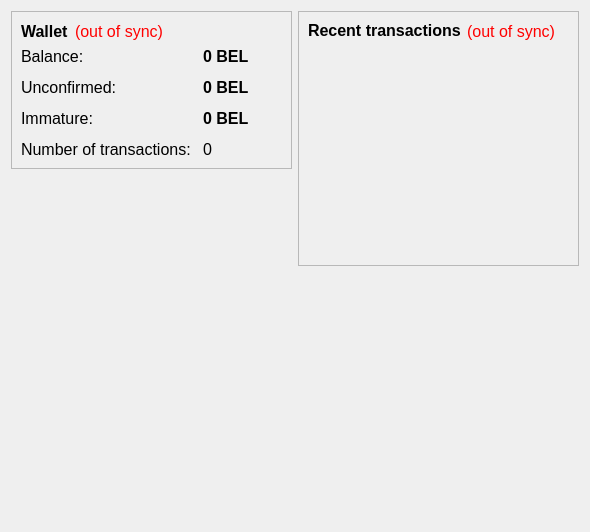
<?xml version="1.0" encoding="UTF-8"?>
<ui version="4.0">
 <class>OverviewPage</class>
 <widget class="QWidget" name="OverviewPage">
  <property name="geometry">
   <rect>
    <x>0</x>
    <y>0</y>
    <width>590</width>
    <height>532</height>
   </rect>
  </property>
  <property name="windowTitle">
   <string>Form</string>
  </property>
  <layout class="QHBoxLayout" name="horizontalLayout" stretch="1,1">
   <item>
    <layout class="QVBoxLayout" name="verticalLayout_2">
     <item>
      <widget class="QFrame" name="frame">
       <property name="font">
        <font>
         <pointsize>12</pointsize>
        </font>
       </property>
       <property name="frameShape">
        <enum>QFrame::StyledPanel</enum>
       </property>
       <property name="frameShadow">
        <enum>QFrame::Raised</enum>
       </property>
       <layout class="QVBoxLayout" name="verticalLayout_4">
        <item>
         <layout class="QHBoxLayout" name="horizontalLayout_4">
          <item>
           <widget class="QLabel" name="label_5">
            <property name="font">
             <font>
              <pointsize>12</pointsize>
              <weight>75</weight>
              <bold>true</bold>
             </font>
            </property>
            <property name="text">
             <string>Wallet</string>
            </property>
           </widget>
          </item>
          <item>
           <widget class="QLabel" name="labelWalletStatus">
            <property name="font">
             <font>
              <pointsize>12</pointsize>
             </font>
            </property>
            <property name="toolTip">
             <string>The displayed information may be out of date. Your wallet automatically synchronizes with the CorgiCoin network after a connection is established, but this process has not completed yet.</string>
            </property>
            <property name="styleSheet">
             <string notr="true">QLabel { color: red; }</string>
            </property>
            <property name="text">
             <string notr="true">(out of sync)</string>
            </property>
            <property name="alignment">
             <set>Qt::AlignLeading|Qt::AlignLeft|Qt::AlignVCenter</set>
            </property>
           </widget>
          </item>
          <item>
           <spacer name="horizontalSpacer_2">
            <property name="orientation">
             <enum>Qt::Horizontal</enum>
            </property>
            <property name="sizeHint" stdset="0">
             <size>
              <width>40</width>
              <height>20</height>
             </size>
            </property>
           </spacer>
          </item>
         </layout>
        </item>
        <item>
         <layout class="QFormLayout" name="formLayout_2">
          <property name="fieldGrowthPolicy">
           <enum>QFormLayout::AllNonFixedFieldsGrow</enum>
          </property>
          <property name="horizontalSpacing">
           <number>12</number>
          </property>
          <property name="verticalSpacing">
           <number>12</number>
          </property>
          <item row="0" column="0">
           <widget class="QLabel" name="label">
            <property name="font">
             <font>
              <pointsize>12</pointsize>
             </font>
            </property>
            <property name="text">
             <string>Balance:</string>
            </property>
           </widget>
          </item>
          <item row="0" column="1">
           <widget class="QLabel" name="labelBalance">
            <property name="font">
             <font>
              <pointsize>12</pointsize>
              <weight>75</weight>
              <bold>true</bold>
             </font>
            </property>
            <property name="cursor">
             <cursorShape>IBeamCursor</cursorShape>
            </property>
            <property name="toolTip">
             <string>Your current balance</string>
            </property>
            <property name="text">
             <string notr="true">0 BEL</string>
            </property>
            <property name="textInteractionFlags">
             <set>Qt::LinksAccessibleByMouse|Qt::TextSelectableByKeyboard|Qt::TextSelectableByMouse</set>
            </property>
           </widget>
          </item>
          <item row="1" column="0">
           <widget class="QLabel" name="label_3">
            <property name="font">
             <font>
              <pointsize>12</pointsize>
             </font>
            </property>
            <property name="text">
             <string>Unconfirmed:</string>
            </property>
           </widget>
          </item>
          <item row="1" column="1">
           <widget class="QLabel" name="labelUnconfirmed">
            <property name="font">
             <font>
              <pointsize>12</pointsize>
              <weight>75</weight>
              <bold>true</bold>
             </font>
            </property>
            <property name="cursor">
             <cursorShape>IBeamCursor</cursorShape>
            </property>
            <property name="toolTip">
             <string>Total of transactions that have yet to be confirmed, and do not yet count toward the current balance</string>
            </property>
            <property name="text">
             <string notr="true">0 BEL</string>
            </property>
            <property name="textInteractionFlags">
             <set>Qt::LinksAccessibleByMouse|Qt::TextSelectableByKeyboard|Qt::TextSelectableByMouse</set>
            </property>
           </widget>
          </item>
          <item row="3" column="0">
           <widget class="QLabel" name="label_2">
            <property name="font">
             <font>
              <pointsize>12</pointsize>
             </font>
            </property>
            <property name="text">
             <string>Number of transactions:</string>
            </property>
           </widget>
          </item>
          <item row="3" column="1">
           <widget class="QLabel" name="labelNumTransactions">
            <property name="font">
             <font>
              <pointsize>12</pointsize>
             </font>
            </property>
            <property name="toolTip">
             <string>Total number of transactions in wallet</string>
            </property>
            <property name="text">
             <string notr="true">0</string>
            </property>
           </widget>
          </item>
          <item row="2" column="0">
           <widget class="QLabel" name="labelImmatureText">
            <property name="font">
             <font>
              <pointsize>12</pointsize>
             </font>
            </property>
            <property name="text">
             <string>Immature:</string>
            </property>
           </widget>
          </item>
          <item row="2" column="1">
           <widget class="QLabel" name="labelImmature">
            <property name="font">
             <font>
              <pointsize>12</pointsize>
              <weight>75</weight>
              <bold>true</bold>
             </font>
            </property>
            <property name="toolTip">
             <string>Mined balance that has not yet matured</string>
            </property>
            <property name="text">
             <string notr="true">0 BEL</string>
            </property>
            <property name="textInteractionFlags">
             <set>Qt::LinksAccessibleByMouse|Qt::TextSelectableByKeyboard|Qt::TextSelectableByMouse</set>
            </property>
           </widget>
          </item>
         </layout>
        </item>
       </layout>
      </widget>
     </item>
     <item>
      <spacer name="verticalSpacer">
       <property name="orientation">
        <enum>Qt::Vertical</enum>
       </property>
       <property name="sizeHint" stdset="0">
        <size>
         <width>20</width>
         <height>40</height>
        </size>
       </property>
      </spacer>
     </item>
     <item>
      <widget class="QLabel" name="label_wallet_bgcoin">
       <property name="text">
        <string/>
       </property>
       <property name="pixmap">
        <pixmap resource="../bitcoin.qrc">:/images/wallet_bgcoin</pixmap>
       </property>
       <property name="scaledContents">
        <bool>false</bool>
       </property>
       <property name="alignment">
        <set>Qt::AlignCenter</set>
       </property>
       <property name="margin">
        <number>-2</number>
       </property>
      </widget>
     </item>
     <item>
      <widget class="QLabel" name="label_6">
       <property name="text">
        <string/>
       </property>
      </widget>
     </item>
    </layout>
   </item>
   <item>
    <layout class="QVBoxLayout" name="verticalLayout_3">
     <item>
      <widget class="QFrame" name="frame_2">
       <property name="font">
        <font>
         <pointsize>12</pointsize>
        </font>
       </property>
       <property name="frameShape">
        <enum>QFrame::StyledPanel</enum>
       </property>
       <property name="frameShadow">
        <enum>QFrame::Raised</enum>
       </property>
       <layout class="QVBoxLayout" name="verticalLayout">
        <item>
         <layout class="QHBoxLayout" name="horizontalLayout_2">
          <item>
           <widget class="QLabel" name="label_4">
            <property name="font">
             <font>
              <pointsize>12</pointsize>
             </font>
            </property>
            <property name="text">
             <string>&lt;b&gt;Recent transactions&lt;/b&gt;</string>
            </property>
           </widget>
          </item>
          <item>
           <widget class="QLabel" name="labelTransactionsStatus">
            <property name="font">
             <font>
              <pointsize>12</pointsize>
             </font>
            </property>
            <property name="toolTip">
             <string>The displayed information may be out of date. Your wallet automatically synchronizes with the CorgiCoin network after a connection is established, but this process has not completed yet.</string>
            </property>
            <property name="styleSheet">
             <string notr="true">QLabel { color: red; }</string>
            </property>
            <property name="text">
             <string notr="true">(out of sync)</string>
            </property>
            <property name="alignment">
             <set>Qt::AlignRight|Qt::AlignTrailing|Qt::AlignVCenter</set>
            </property>
           </widget>
          </item>
          <item>
           <spacer name="horizontalSpacer">
            <property name="orientation">
             <enum>Qt::Horizontal</enum>
            </property>
            <property name="sizeHint" stdset="0">
             <size>
              <width>40</width>
              <height>20</height>
             </size>
            </property>
           </spacer>
          </item>
         </layout>
        </item>
        <item>
         <widget class="QListView" name="listTransactions">
          <property name="styleSheet">
           <string notr="true">QListView { background: transparent; }</string>
          </property>
          <property name="frameShape">
           <enum>QFrame::NoFrame</enum>
          </property>
          <property name="verticalScrollBarPolicy">
           <enum>Qt::ScrollBarAlwaysOff</enum>
          </property>
          <property name="horizontalScrollBarPolicy">
           <enum>Qt::ScrollBarAlwaysOff</enum>
          </property>
          <property name="selectionMode">
           <enum>QAbstractItemView::NoSelection</enum>
          </property>
         </widget>
        </item>
       </layout>
      </widget>
     </item>
     <item>
      <spacer name="verticalSpacer_2">
       <property name="orientation">
        <enum>Qt::Vertical</enum>
       </property>
       <property name="sizeHint" stdset="0">
        <size>
         <width>20</width>
         <height>40</height>
        </size>
       </property>
      </spacer>
     </item>
    </layout>
   </item>
  </layout>
 </widget>
 <resources>
  <include location="../bitcoin.qrc"/>
 </resources>
 <connections/>
</ui>
